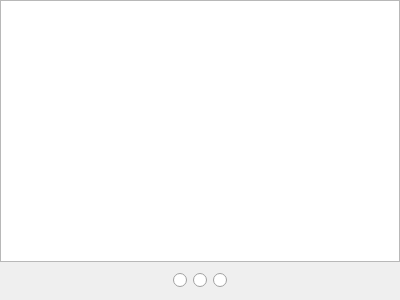
<?xml version="1.0" encoding="UTF-8"?>
<ui version="4.0">
 <class>ShortcutsDialog</class>
 <widget class="QWidget" name="ShortcutsDialog">
  <property name="geometry">
   <rect>
    <x>0</x>
    <y>0</y>
    <width>400</width>
    <height>300</height>
   </rect>
  </property>
  <property name="windowTitle">
   <string>Form</string>
  </property>
  <layout class="QVBoxLayout" name="verticalLayout">
   <property name="spacing">
    <number>0</number>
   </property>
   <property name="leftMargin">
    <number>0</number>
   </property>
   <property name="topMargin">
    <number>0</number>
   </property>
   <property name="rightMargin">
    <number>0</number>
   </property>
   <property name="bottomMargin">
    <number>0</number>
   </property>
   <item>
    <widget class="QTableView" name="tableView">
     <property name="verticalScrollBarPolicy">
      <enum>Qt::ScrollBarAlwaysOff</enum>
     </property>
     <property name="horizontalScrollBarPolicy">
      <enum>Qt::ScrollBarAlwaysOff</enum>
     </property>
     <property name="autoScroll">
      <bool>false</bool>
     </property>
     <property name="dragEnabled">
      <bool>false</bool>
     </property>
     <property name="dragDropOverwriteMode">
      <bool>false</bool>
     </property>
     <property name="selectionMode">
      <enum>QAbstractItemView::NoSelection</enum>
     </property>
     <property name="showGrid">
      <bool>false</bool>
     </property>
    </widget>
   </item>
   <item>
    <widget class="QWidget" name="widget" native="true">
     <layout class="QHBoxLayout" name="horizontalLayout">
      <property name="topMargin">
       <number>9</number>
      </property>
      <property name="bottomMargin">
       <number>9</number>
      </property>
      <item>
       <spacer name="horizontalSpacer">
        <property name="orientation">
         <enum>Qt::Horizontal</enum>
        </property>
        <property name="sizeHint" stdset="0">
         <size>
          <width>40</width>
          <height>20</height>
         </size>
        </property>
       </spacer>
      </item>
      <item>
       <widget class="QRadioButton" name="radioButton">
        <property name="styleSheet">
         <string notr="true"/>
        </property>
        <property name="text">
         <string/>
        </property>
       </widget>
      </item>
      <item>
       <widget class="QRadioButton" name="radioButton_2">
        <property name="styleSheet">
         <string notr="true"/>
        </property>
        <property name="text">
         <string/>
        </property>
       </widget>
      </item>
      <item>
       <widget class="QRadioButton" name="radioButton_3">
        <property name="styleSheet">
         <string notr="true"/>
        </property>
        <property name="text">
         <string/>
        </property>
       </widget>
      </item>
      <item>
       <spacer name="horizontalSpacer_2">
        <property name="orientation">
         <enum>Qt::Horizontal</enum>
        </property>
        <property name="sizeHint" stdset="0">
         <size>
          <width>40</width>
          <height>20</height>
         </size>
        </property>
       </spacer>
      </item>
     </layout>
    </widget>
   </item>
  </layout>
 </widget>
 <resources/>
 <connections/>
</ui>
